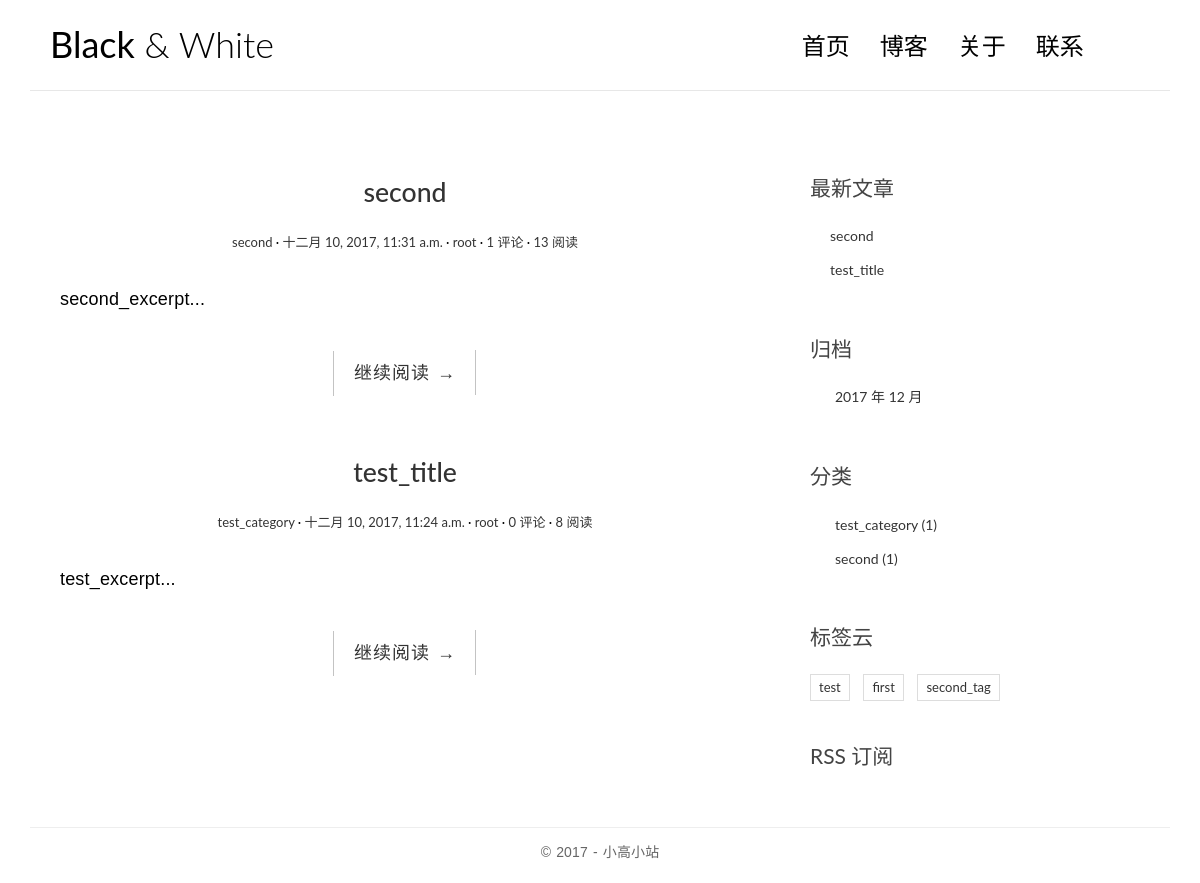
The page / on the database its author committed.
### blog/models.py (models this page shows, shortened)
@python_2_unicode_compatible
class Post(models.Model):
    title = models.CharField(max_length=70)
    body = models.TextField()
    created_time = models.DateTimeField()
    modified_time = models.DateTimeField()
    excerpt = models.CharField(max_length=200, blank=True)
    views = models.PositiveIntegerField(default=0)
    category = models.ForeignKey(Category, on_delete=models.CASCADE)
    tags = models.ManyToManyField(Tag, blank=True)
    author = models.ForeignKey(User, on_delete=models.CASCADE)
    def get_absolute_url(self):
        return reverse('blog:detail', kwargs={'pk': self.pk})
    class Meta:
        ordering = ['-created_time']

@python_2_unicode_compatible
class Category(models.Model):
    name = models.CharField(max_length=100)

@python_2_unicode_compatible
class Tag(models.Model):
    name = models.CharField(max_length=100)

### blog/views.py (the view, shortened to what this page needs)
# urls.py: url(r'^$', views.IndexView.as_view(), name='index'),
class IndexView(ListView):
    model = Post
    template_name = 'blog/index.html'
    context_object_name = 'post_list'
    paginate_by = 10
    def get_context_data(self, **kwargs):
        context = super(IndexView, self).get_context_data(**kwargs)
        paginator = context.get('paginator')
        page = context.get('page_obj')
        is_paginated = context.get('is_paginated')
        pagination_data = self.pagination_data(paginator, page, is_paginated)
        context.update(pagination_data)
        return context
    def pagination_data(self, paginator, page, is_paginated):
        if not is_paginated:
            return {}

### blog/templatetags/blog_tags.py (called while the page is built)
@register.simple_tag
def get_recent_posts(num=5):
    return Post.objects.all()[:num]

@register.simple_tag
def archives():
    return Post.objects.dates('created_time', 'month', order='DESC')

@register.simple_tag
def get_categories():
    return Category.objects.annotate(num_posts=Count('post')).filter(num_posts__gt=0)

@register.simple_tag
def get_tags():
    return Tag.objects.annotate(num_posts=Count('post')).filter(num_posts__gt=0)

### templates/blog/index.html (shortened to what this page needs)
{% extends 'base.html' %}
{% block main %}
    {% for post in post_list %}
        <article class="post post-{{ post.pk }}">
            <header class="entry-header">
                <h1 class="entry-title">
                    <a href="{{ post.get_absolute_url }}">{{ post.title }}</a>
                </h1>
                <div class="entry-meta">
                    <span class="post-category">
                        <a href="{% url 'blog:category' post.category.pk %}">{{ post.category.name }}</a></span>
                    <span class="post-date"><a href="#"><time class="entry-date"
                                                              datetime="{{ post.created_time }}">{{ post.created_time }}</time></a></span>
                    <span class="post-author"><a href="#">{{ post.author }}</a></span>
                    <span class="comments-link">
                        <a href="{{ post.get_absolute_url }}#comment-area">{{ post.comment_set.count }} 评论</a></span>
                    <span class="views-count"><a href="{{ post.get_absolute_url }}">{{ post.views }} 阅读</a></span>
                </div>
            </header>
            <div class="entry-content clearfix">
                <p>{{ post.excerpt }}...</p>
                <div class="read-more cl-effect-14">
                    <a href="{{ post.get_absolute_url }}" class="more-link">继续阅读 <span class="meta-nav">→</span></a>
                </div>
            </div>
        </article>
    {% empty %}
        <div class="no-post">暂时还没有发布的文章！</div>
    {% endfor %}
{% endblock main %}

### templates/base.html (shortened to what this page needs)
{% load staticfiles %}
{% load blog_tags %}
<!DOCTYPE html>
<html>
<head>
    <link rel="stylesheet" href="http://code.ionicframework.com/ionicons/2.0.1/css/ionicons.min.css">
    <link rel="stylesheet" href="{% static 'blog/css/bootstrap.min.css' %}">
    <link rel="stylesheet" href="{% static 'blog/css/pace.css' %}">
    <link rel="stylesheet" href="{% static 'blog/css/custom.css' %}">
    <link rel="stylesheet" href="{% static 'blog/css/highlights/github.css' %}">
</head>
<body>
<div class="container">
    <header id="site-header">
        <div class="row">
            <div class="col-md-4 col-sm-5 col-xs-8">
                <div class="logo">
                    <h1><a href="{% url 'blog:index' %}"><b>Black</b> &amp; White</a></h1>
                </div>
            </div>
            <div class="col-md-8 col-sm-7 col-xs-4">
                <nav class="main-nav" role="navigation">
                    <div class="collapse navbar-collapse" id="bs-example-navbar-collapse-1">
                        <ul class="nav navbar-nav navbar-right">
                            <li class="cl-effect-11"><a href="{% url 'blog:index' %}" data-hover="首页">首页</a></li>
                            <li class="cl-effect-11"><a href="#" data-hover="博客">博客</a></li>
                            <li class="cl-effect-11"><a href="#" data-hover="关于">关于</a></li>
                            <li class="cl-effect-11"><a href="#" data-hover="联系">联系</a></li>
                        </ul>
                    </div>
                </nav>
            </div>
        </div>
    </header>
</div>
<div class="content-body">
    <div class="container">
        <div class="row">
            <main class="col-md-8">
                {% block main %}
                {% endblock main %}
            </main>
            <aside class="col-md-4">
                <div class="widget widget-recent-posts">
                    <h3 class="widget-title">最新文章</h3>
                    {% get_recent_posts as recent_post_list %}
                    <ul>
                        {% for post in recent_post_list %}
                            <li>
                                <a href="{{ post.get_absolute_url }}">{{ post.title }}</a>
                            </li>
                        {% empty %}
                            暂无文章！
                        {% endfor %}
                    </ul>
                </div>
                <div class="widget widget-archives">
                    <h3 class="widget-title">归档</h3>
                    {% archives as date_list %}
                    <ul>
                        {% for date in date_list %}
                            <li>
                                <a href="{% url 'blog:archives' date.year date.month %}">{{ date.year }}
                                    年 {{ date.month }} 月</a>
                            </li>
                        {% empty %}
                            暂无归档！
                        {% endfor %}
                    </ul>
                </div>
                <div class="widget widget-category">
                    <h3 class="widget-title">分类</h3>
                    {% get_categories as category_list %}
                    <ul>
                        {% for category in category_list %}
                            <li>
                                <a href="{% url 'blog:category' category.pk %}">{{ category.name }} <span
                                        class="post-count">({{ category.num_posts }})</span></a>
                            </li>
                        {% empty %}
                            暂无分类！
                        {% endfor %}
                    </ul>
                </div>
                <div class="widget widget-tag-cloud">
                    <h3 class="widget-title">标签云</h3>
                    {% get_tags as tag_list %}
                    <ul>
                        {% for tag in tag_list %}
                            <li>
                                <a href="{% url 'blog:tag' tag.pk %}">{{ tag.name }}</a>
                            </li>
                        {% empty %}
                            暂无标签！
                        {% endfor %}
                    </ul>
                </div>
                <div class="rss">
                    <a href="{% url 'rss' %}"> RSS 订阅</a>
                </div>
            </aside>
        </div>
    </div>
</div>
<footer id="site-footer">
    <div class="container">
        <div class="row">
            <div class="col-md-12">
                  <p class="copyright">&copy 2017 - 小高小站
                </p>
            </div>
        </div>
    </div>
</footer>
</body>
</html>

### blog/static/blog/css/custom.css (style rules this page uses)
* { outline: none; }
h1, h2, h3, h4, h5, h6 { margin-top: 0; }
b { font-weight: 400; }
a { color: #333; }
body { color: #444; font-family: 'Lato', sans-serif; }
p { font-family: 'Ubuntu', sans-serif; font-weight: 400; word-spacing: 1px; letter-spacing: 0.01em; }
#site-header { background-color: #FFF; padding: 25px 20px; margin-bottom: 40px; border-bottom: 1px solid #e7e7e7; }
.logo h1 a { color: #000; }
.logo h1 { margin: 0; font-family: 'Lato', sans-serif; font-weight: 300; }
.main-nav { margin-top: 11px; max-width: 95%; }
.main-nav a { color: #000000 !important; padding: 0 0 5px 0 !important; margin-right: 30px; font-family: 'Lato', sans-serif; font-weight: 300; font-size: 24px; }
.cl-effect-11 a { padding: 10px 0; color: #0972b4; text-shadow: none; }
.cl-effect-11 a::before { position: absolute; top: 0; left: 0; overflow: hidden; padding: 0 0 5px 0 !important; max-width: 0; border-bottom: 1px solid #000; color: #000; content: attr(data-hover); white-space: nowrap; -webkit-transition: max-width 0.5s; -moz-transition: max-width 0.5s; transition: max-width 0.5s; }
.content-body { padding-bottom: 4em; }
.post { background: #fff; padding: 30px 30px 0; }
.entry-title { text-align: center; font-size: 1.9em; margin-bottom: 20px; line-height: 1.6; padding: 10px 20px 0; }
.entry-meta { text-align: center; color: #DDDDDD; font-size: 13px; margin-bottom: 30px; }
.entry-content { font-size: 18px; line-height: 1.9; font-weight: 300; color: #000; }
.post-category::after, .post-date::after, .post-author::after, .comments-link::after { content: ' ·'; color: #000; }
.read-more { font-family: 'Ubuntu', sans-serif; font-weight: 400; word-spacing: 1px; letter-spacing: 0.01em; text-align: center; margin-top: 20px; }
.cl-effect-14 a { padding: 0 20px; height: 45px; line-height: 45px; position: relative; display: inline-block; margin: 15px 25px; letter-spacing: 1px; font-weight: 400; text-shadow: 0 0 1px rgba(255, 255, 255, 0.3); }
.cl-effect-14 a::before, .cl-effect-14 a::after { position: absolute; width: 45px; height: 1px; background: #C3C3C3; content: ''; -webkit-transition: all 0.3s; -moz-transition: all 0.3s; transition: all 0.3s; pointer-events: none; }
.cl-effect-14 a::before { top: 0; left: 0; -webkit-transform: rotate(90deg); -moz-transform: rotate(90deg); transform: rotate(90deg); -webkit-transform-origin: 0 0; -moz-transform-origin: 0 0; transform-origin: 0 0; }
.cl-effect-14 a::after { right: 0; bottom: 0; -webkit-transform: rotate(90deg); -moz-transform: rotate(90deg); transform: rotate(90deg); -webkit-transform-origin: 100% 0; -moz-transform-origin: 100% 0; transform-origin: 100% 0; }
.widget { background: #fff; padding: 30px 0 0; }
.widget-title { font-size: 1.5em; margin-bottom: 20px; line-height: 1.6; padding: 10px 0 0; font-weight: 400; }
.widget-recent-posts ul { padding: 0; margin: 0; padding-left: 20px; }
.widget-recent-posts ul li { list-style-type: none; position: relative; line-height: 170%; margin-bottom: 10px; }
.widget-recent-posts ul li::before { content: '\f3d3'; font-family: "Ionicons"; position: absolute; left: -17px; top: 3px; font-size: 16px; color: #000; }
.widget-archives ul { padding: 0; margin: 0; padding-left: 25px; }
.widget-archives ul li { list-style-type: none; position: relative; line-height: 170%; margin-bottom: 10px; }
.widget-archives ul li::before { content: '\f3f3'; font-family: "Ionicons"; position: absolute; left: -25px; top: 1px; font-size: 16px; color: #000; }
.widget-category ul { padding: 0; margin: 0; padding-left: 25px; }
.widget-category ul li { list-style-type: none; position: relative; line-height: 170%; margin-bottom: 10px; }
.widget-category ul li::before { content: '\f3fe'; font-family: "Ionicons"; position: absolute; left: -25px; top: 1px; font-size: 18px; color: #000; }
.widget-tag-cloud ul { padding: 0; margin: 0; margin-right: -10px; }
.widget-tag-cloud ul li { list-style-type: none; font-size: 13px; display: inline-block; margin-right: 10px; margin-bottom: 10px; padding: 3px 8px; border: 1px solid #ddd; }
.rss { font-size: 21px; margin-top: 30px; }
.rss a { color: #444; }
#site-footer { padding-top: 10px; padding: 0 0 1.5em 0; }
.copyright { text-align: center; padding-top: 1em; margin: 0; border-top: 1px solid #eee; color: #666; }

### rows shown on the page
Post: title "second", category.name "second", created_time "十二月 10, 2017, 11:31 a.m.", author "root", comment_set.count "1", views "13", excerpt "second_excerpt"
Post: title "test_title", category.name "test_category", created_time "十二月 10, 2017, 11:24 a.m.", author "root", comment_set.count "0", views "8", excerpt "test_excerpt"
Category: name "test_category", num_posts "1"
Category: name "second", num_posts "1"
Tag: name "test"
Tag: name "first"
Tag: name "second_tag"

### other values the page prints
{{ date.year }} "2017"
{{ date.month }} "12"
